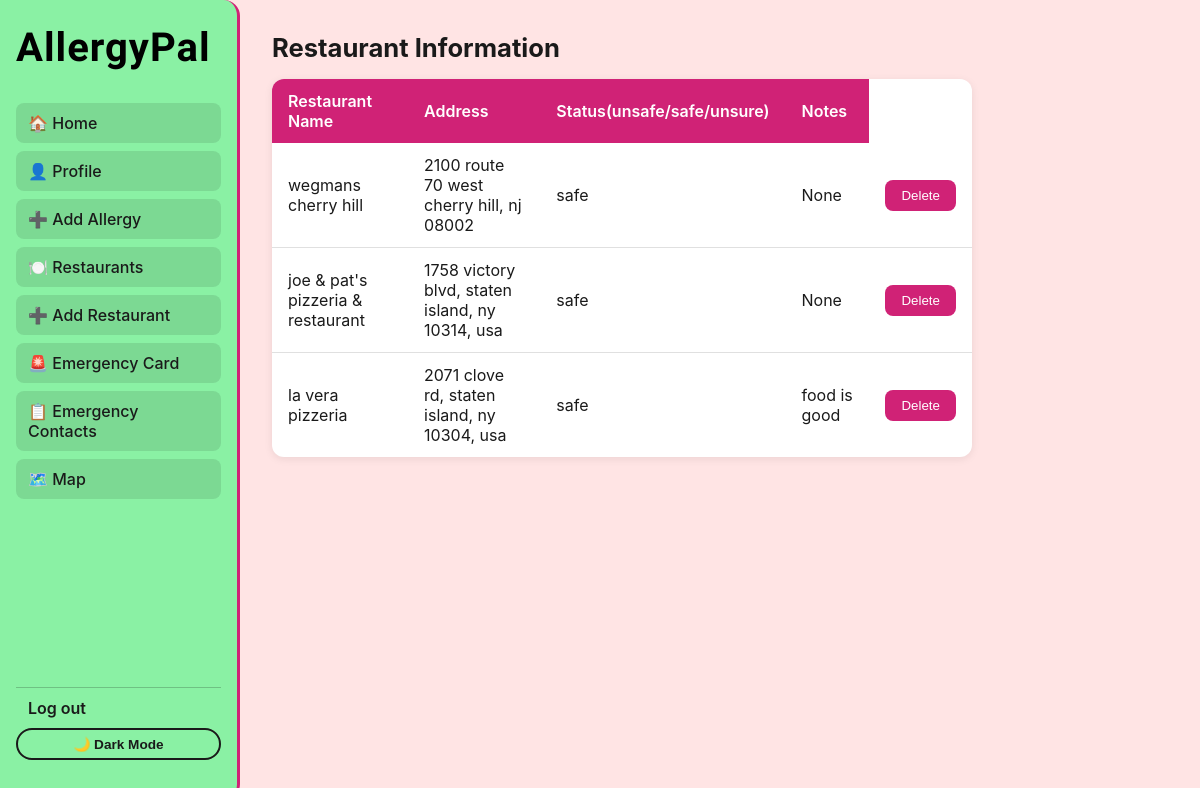
The page /restaurant (signed in) on the database as committed earlier.
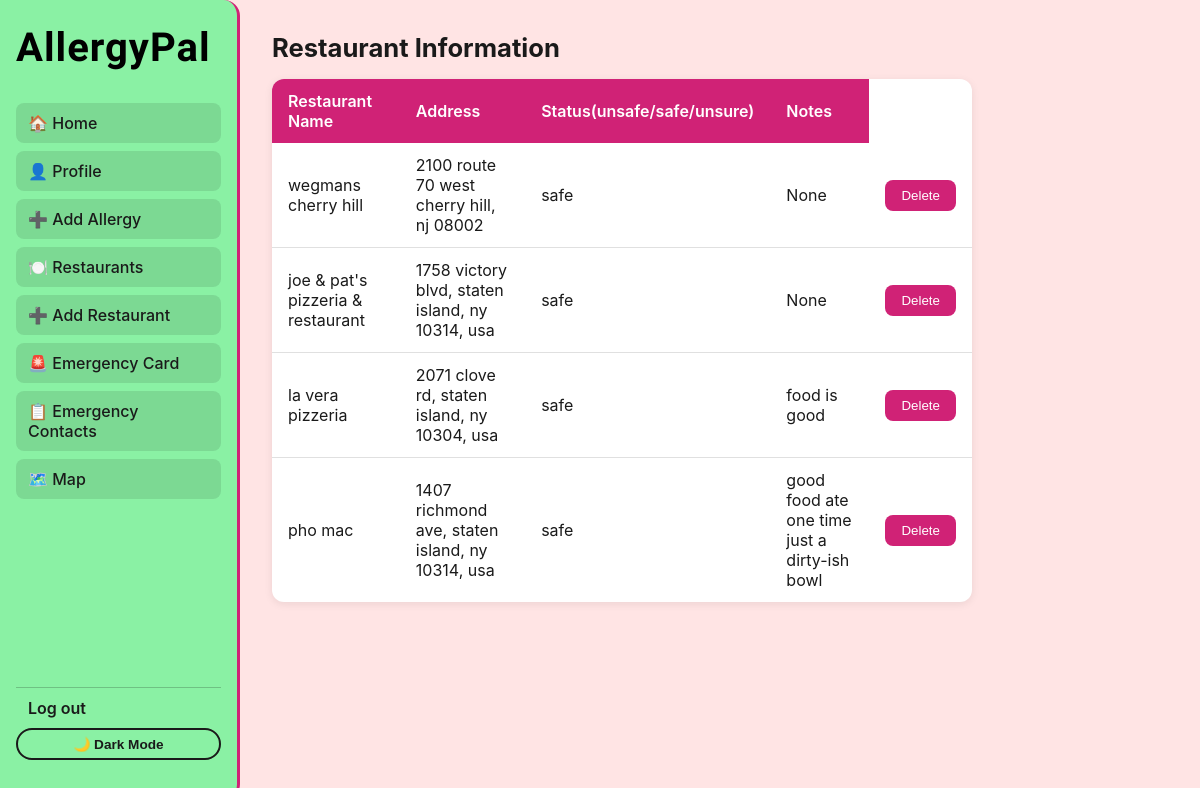
The same page on the database as committed later.
### tables this page shows
CREATE TABLE saved_restaurants (
    user_id INTEGER NOT NULL,
    restaurant_id INTEGER NOT NULL,
    status TEXT NOT NULL, -- ("unsafe"/"safe"/"unsure"),
    notes TEXT,
    created_at DATE NOT NULL,
    PRIMARY KEY (user_id, restaurant_id),
    FOREIGN KEY (user_id) REFERENCES users(id),
    FOREIGN KEY (restaurant_id) REFERENCES restaurants(id)
);

CREATE TABLE restaurants (
    id INTEGER PRIMARY KEY AUTOINCREMENT,
    external_id TEXT, -- going to be an api from google or yelp
    name TEXT NOT NULL,
    address TEXT NOT NULL,
    lat REAL,
    lng REAL
);

### app.py (the view)
@app.route("/restaurant", methods=["GET"])
@login_required
def restaurant():
    current = session["user_id"]
    rests = db.execute(
        """SELECT restaurants.name, restaurants.address, saved_restaurants.status, saved_restaurants.notes, saved_restaurants.restaurant_id
        FROM saved_restaurants
        JOIN restaurants
        ON saved_restaurants.restaurant_id = restaurants.id
        WHERE saved_restaurants.user_id = ?""",
        current
    )
    return render_template(
        "restaurants.html",
        restaurants = rests
    )

### helpers.py (called while the page is built)
def login_required(f):
    @wraps(f)
    def wrapped(*args, **kwargs):
        if session.get("user_id") is None:
            return redirect("/login")
        return f(*args, **kwargs)
    return wrapped

### templates/restaurants.html (shortened to what this page needs)
{% extends "layout.html" %}
{% block body %}
<div class="container mt-4" style="max-width: 700px;">
    <h2 class="mb-4">Restaurant Information</h2>
    <table>
        <thead>
            <tr>
                <th>Restaurant Name</th>
                <th>Address</th>
                <th>Status(unsafe/safe/unsure)</th>
                <th>Notes</th>
            </tr>
        </thead>
        <tbody>
            {% for r in restaurants %}
            <tr>
                <td>{{ r.name }}</td>
                <td>{{ r.address }}</td>
                <td>{{ r.status }}</td>
                <td>{{ r.notes }}</td>
                <td>
                    <form action="{{ url_for('delete_restaurant') }}" method="POST">
                        <button type ="submit">Delete</button>
                    </form>
                </td>
            </tr>
            {% else %}
            <tr>
                <td colspan="5">No saved restaurants yet. <a href="{{ url_for('add_restaurant') }}">Add one!</a></td>
            </tr>
            {% endfor %}
        </tbody>
    </table>
</div>
{% endblock %}

### templates/layout.html (shortened to what this page needs)
<!DOCTYPE html>
<html lang="en">
<head>
    <link rel="stylesheet" href="{{ url_for('static', filename='styles.css') }}?v=2">    <link href="https://fonts.googleapis.com/css2?family=Fondamento&display=swap" rel="stylesheet">
</head>
<body>
    <div class="app-container">
        <nav class="sidebar">
            <h2 class="logo">AllergyPal</h2>
        <ul class="nav-links">
            <li><a href="{{ url_for('index') }}">🏠 Home</a></li>
            {% if session.get("user_id") %}
                <li><a href="{{ url_for('profile') }}">👤 Profile</a></li>
                <li><a href="{{ url_for('add_allergy') }}">➕ Add Allergy</a></li>
                <li><a href="{{ url_for('restaurant') }}">🍽️ Restaurants</a></li>
                <li><a href="{{ url_for('add_restaurant') }}">➕ Add Restaurant</a></li>
                <li><a href="{{ url_for('emergency') }}">🚨 Emergency Card</a></li>
                <li><a href="{{ url_for('er_contacts') }}">📋 Emergency Contacts</a></li>
                <li><a href="{{ url_for('search_restaurants') }}">🗺️ Map</a></li>
            {% else %}
                <li><a href="{{ url_for('login') }}">🔑 Login</a></li>
                <li><a href="{{ url_for('register') }}">📝 Register</a></li>
            {% endif %}
        </ul>
        {% if session.get("user_id") %}
            <a class="logout" href="{{ url_for('logout') }}">Log out</a>
        {% endif %}
        <button class="theme-toggle" onclick="toggleTheme()">🌙 Dark Mode</button>
        </nav>
        <main class="main-content">
            {% block body %}{% endblock %}
        </main>
    </div>
</body>
</html>

### static/styles.css (style rules this page uses)
:root { --red: #d02276; --green: #0f862d; --bg: #ffe4e4; --surface: #ff9f9f; --text: #1a1a1a; --sidebar-bg: #8af1a4; --sidebar-text: #1a1a1a; --border: #e0e0e0; }
* { margin: 0; padding: 0; box-sizing: border-box; }
body { background-color: var(--bg); color: var(--text); font-family: 'Inter', 'Segoe UI', sans-serif; transition: background-color 0.3s, color 0.3s; }
.app-container { display: flex; min-height: 100vh; }
.sidebar { width: 240px; background-color: var(--sidebar-bg); color: var(--sidebar-text); padding: 24px 16px; display: flex; flex-direction: column; position: fixed; height: 100vh; border-radius: 0 16px 16px 0; border-right: 3px solid var(--red); }
.logo { font-family: 'Fondamento', cursive; font-size: 2.5rem; font-weight: 700; color: #000000; margin-bottom: 32px; letter-spacing: 1px; }
.nav-links { list-style: none; flex: 1; }
.nav-links li { margin-bottom: 8px; }
.nav-links a { color: var(--sidebar-text); text-decoration: none; padding: 10px 12px; border-radius: 8px; display: block; font-weight: 500; background-color: rgba(0,0,0,0.1); transition: background 0.2s; }
.logout { color: #1a1a1a; text-decoration: none; padding: 10px 12px; display: block; font-weight: 600; border-top: 1px solid rgba(0,0,0,0.2); margin-top: 16px; }
.main-content { margin-left: 240px; padding: 32px; flex: 1; background-color: var(--bg); }
table { width: 100%; border-collapse: collapse; margin-bottom: 24px; background-color: white; border-radius: 12px; overflow: hidden; box-shadow: 0 2px 8px rgba(0,0,0,0.08); }
th { background-color: var(--red); color: white; padding: 12px 16px; text-align: left; font-weight: 600; }
td { padding: 12px 16px; border-bottom: 1px solid var(--border); }
tr:last-child td { border-bottom: none; }
button { background-color: var(--red); color: white; border: none; padding: 8px 16px; border-radius: 8px; cursor: pointer; font-weight: 500; transition: opacity 0.2s; }
h1, h2, h3 { color: var(--text); margin-bottom: 16px; }
h2 { font-size: 1.6rem; font-weight: 700; }
.theme-toggle { background: none; border: 2px solid #1a1a1a; border-radius: 20px; padding: 6px 12px; cursor: pointer; font-size: 0.85rem; font-weight: 600; margin-bottom: 16px; color: #1a1a1a; }

Rows that differ between the two databases and show on the page:
added saved_restaurants: name "pho mac", address "1407 richmond ave, staten island, ny 10314, usa", status "safe", notes "good food ate one time just a dirty-ish bowl"
